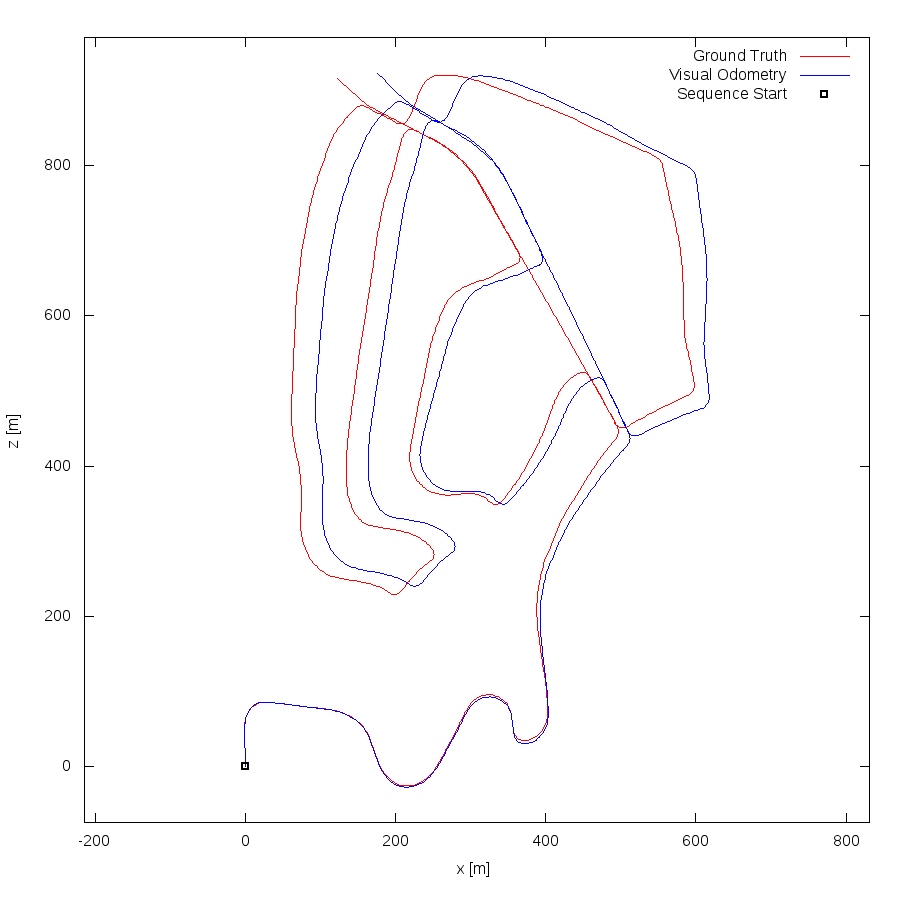

Write gnuplot code to recreate this figure.
set term png size 900,900
set output "02.png"
set size ratio -1
set xrange [-214:831]
set yrange [-74:970]
set xlabel "x [m]"
set ylabel "z [m]"
plot "02.txt" using 1:2 lc rgb "#FF0000" title 'Ground Truth' w lines,"02.txt" using 3:4 lc rgb "#0000FF" title 'Visual Odometry' w lines,"< head -1 02.txt" using 1:2 lc rgb "#000000" pt 4 ps 1 lw 2 title 'Sequence Start' w points
